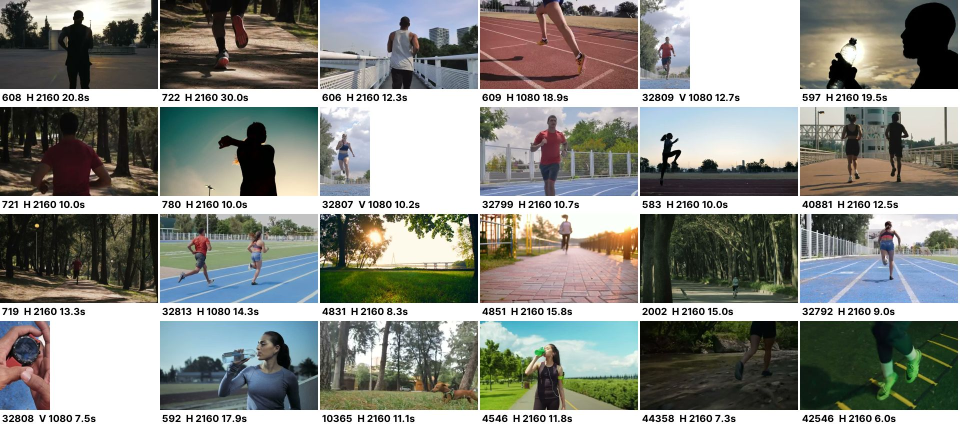
#> input picture tools/reels2/catsheets/sheet_00.jpg, 1920 x 856 px (shown at 1/2 size)
$ python -i reel2.py   (imports and definitions only)
#> lines starting #> are read from the running program, lines starting #| are printed output that depends on the picture
#!/usr/bin/env python3
"""인생준준 tip reel v2 — real footage + documentary lower-third text (style "doc", default) or the old highlight-box look (style "box").

usage: python reel2.py spec.json [--sheet]      full render (needs local clips + music file)
       python reel2.py spec.json --layout out.jpg  text-layout check only (no footage needed; grey stand-in)
  writes spec["out"] (mp4) + spec["cover"] (jpg, hook frame) [+ <out>_sheet.jpg]

In the repo, specs use "clip":"mixkit:<id>" (see tools/reels2/clips.json + catsheets/) and "music":"<key of
tools/reels2/music.json>"; Sejun's PC (post_queue.py) downloads those, fills bpm/music_ss, renders and posts.
Text budget (fits one line at full size): lines ≤ 13 chars, hl ≤ 12 chars, body ≤ 16 chars, max 2 body lines.

spec: {"id","out","cover","bpm":100,
       "music": "music/x.mp3", "music_ss": 0.0,
       "scenes":[
         {"kind":"hook","clip":"clips/608.mp4","ss":1.0,"beats":4,"cx":.5,"cy":.5,
          "kicker":"러닝 상식 체크","lines":["달리기 전 스트레칭,"],"hl":"부상 예방 효과 거의 없음","sub":"26,610명 데이터가 말해요"},
         {"kind":"tip","clip":…,"n":1,"of":4,"lines":["정적 스트레칭"],"hl":"부상 예방 ✕","body":["25개 연구 · 26,610명"],"src":"BJSM 2014"},
         {"kind":"cta","clip":…,"lines":["뛰기 전에 다시 보게"],"hl":"저장해두기","sub":"같이 뛰는 친구한테 보내기"}]}
clip ss = start second inside the source clip; cx/cy = horizontal/vertical crop anchor 0..1.
"""
import json, os, subprocess, sys
import numpy as np
from PIL import Image, ImageDraw, ImageFont, ImageFilter

HERE = os.path.dirname(os.path.abspath(__file__))
W, H, FPS = 1080, 1920, 30
FD = os.environ.get("LJ_FONTS") or next((p for p in (os.path.join(HERE, "fonts"), os.path.join(HERE, "pret", "public", "static"))
                                          if os.path.exists(os.path.join(p, "Pretendard-Black.otf"))), os.path.join(HERE, "fonts"))
LIME = (214, 255, 64, 255); INK = (14, 14, 14, 255); WHITE = (255, 255, 255, 255)
SOFT = (255, 255, 255, 215)


def F(w, s): return ImageFont.truetype(os.path.join(FD, f"Pretendard-{w}.otf"), s)


def run(args):
    r = subprocess.run(args, capture_output=True)
    if r.returncode: sys.exit(r.stderr.decode("utf-8", "ignore")[-2000:])


# ---------- text layers ----------
def shadowed(im, blur=14, op=.62, dy=5):
    a = im.getchannel("A").filter(ImageFilter.GaussianBlur(blur)).point(lambda v: int(v * op))
    sh = Image.new("RGBA", im.size, (0, 0, 0, 0)); sh.putalpha(a)
    out = Image.new("RGBA", im.size, (0, 0, 0, 0)); out.alpha_composite(sh, (0, dy)); out.alpha_composite(im)
    return out


def meas_size(rows, txt): return next(r[2].size for r in rows if r[1] == txt)


# [29 lines left out: function text_block, not called in this run]


# ---------- "doc" style (default since 2026-10-27): documentary lower-third, no boxes ----------
DOC_X, DOC_ROOM = 84, 860          # keep clear of Instagram's right-hand buttons
DOC_BOTTOM = 1590                  # keep clear of Instagram's caption area


def _fit(txt, f, room):
    while f.getlength(txt) > room and f.size > 26: f = f.font_variant(size=f.size - 2)
    return f


# [51 lines left out: functions doc_layers, grad_for, prep_style, not called in this run]


def layers_for(sc):
    if sc.get("_style", "doc") != "box": return doc_layers(sc)
    return box_layers(sc)


# [43 lines left out: functions box_layers, build_base, not called in this run]


def ease(x): x = min(max(x, 0.), 1.); return 1 - (1 - x) ** 3


# [86 lines left out: functions render, sheet, layout, not called in this run]


# [6 lines not run here, left out]

>>> import cv2
>>> picture = cv2.imread('catsheets/sheet_00.jpg', cv2.IMREAD_GRAYSCALE)
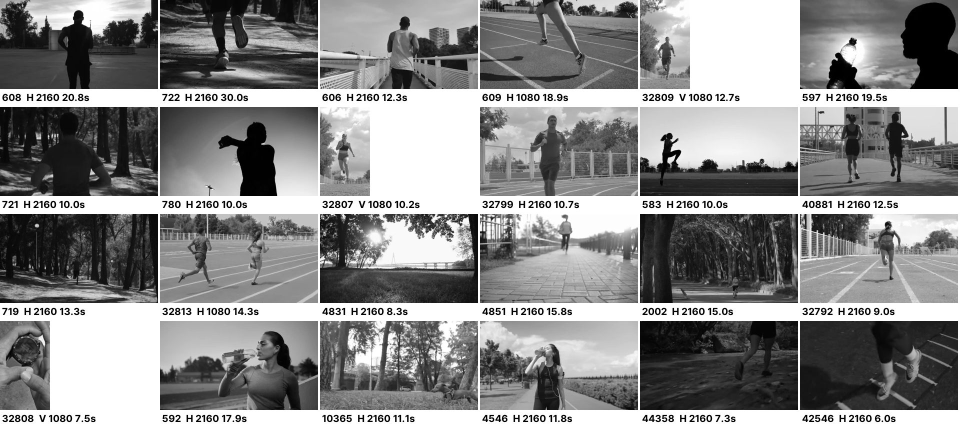
#> picture: shape (856, 1920) (shown at 1/2 size); min 0, max 255, mean 139.3
>>> result = shadowed(picture)
#> (the run stopped early here; a loop or call above may not have finished)

$ run again, on tools/reels2/catsheets/sheet_02.jpg
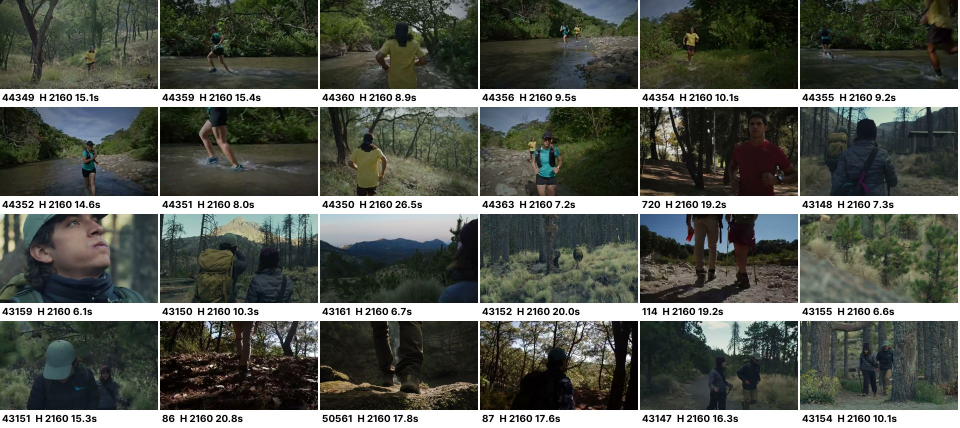
#> input picture tools/reels2/catsheets/sheet_02.jpg, 1920 x 856 px (shown at 1/2 size)
#> `picture = cv2.imread('catsheets/sheet_00.jpg', cv2.IMREAD_GRAYSCALE)`:
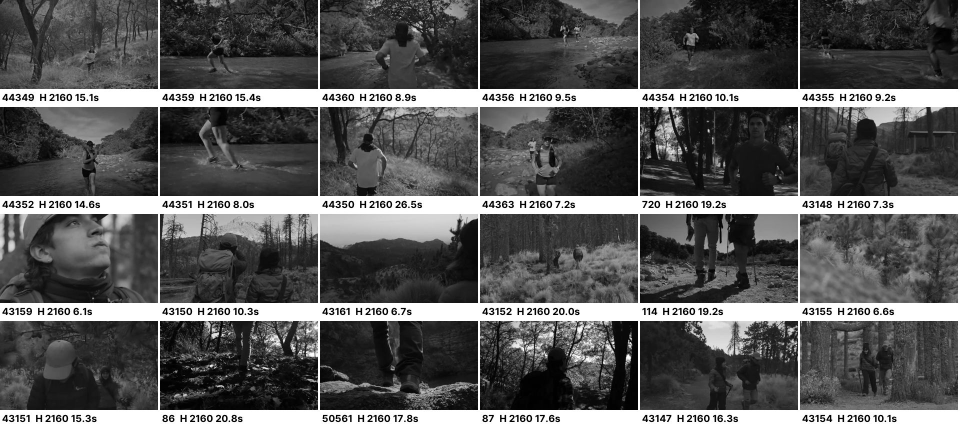
#> picture: shape (856, 1920) (shown at 1/2 size); min 0, max 255, mean 90.6

$ run again, on tools/reels2/catsheets/sheet_03.jpg
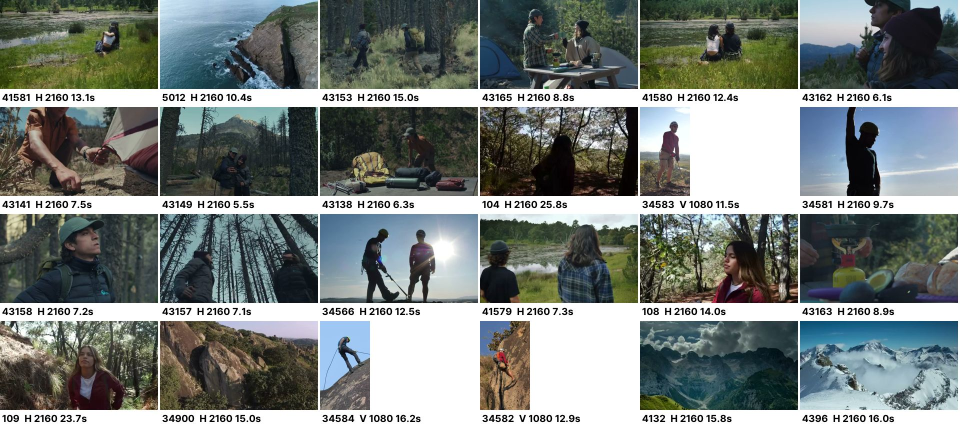
#> input picture tools/reels2/catsheets/sheet_03.jpg, 1920 x 856 px (shown at 1/2 size)
#> `picture = cv2.imread('catsheets/sheet_00.jpg', cv2.IMREAD_GRAYSCALE)`:
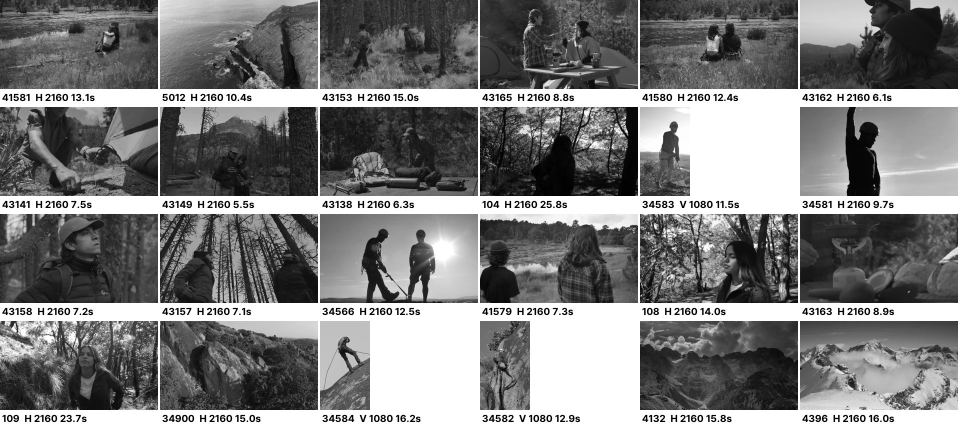
#> picture: shape (856, 1920) (shown at 1/2 size); min 0, max 255, mean 125.5

$ run again, on tools/reels2/catsheets/sheet_04.jpg
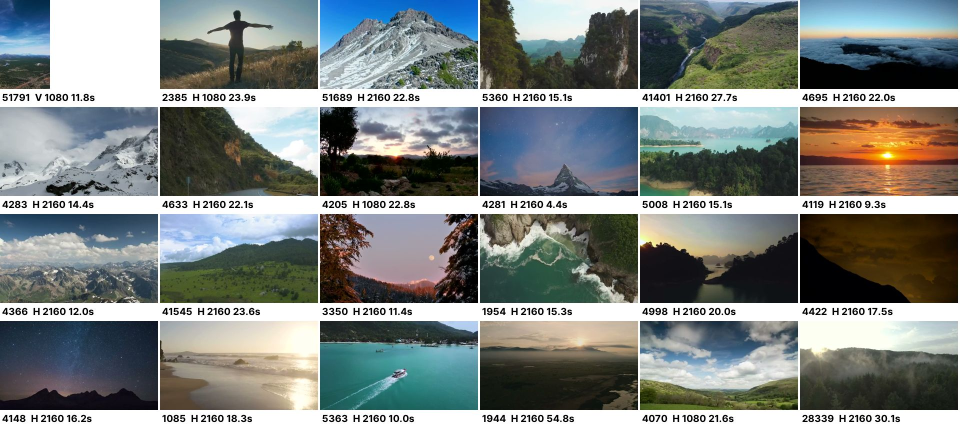
#> input picture tools/reels2/catsheets/sheet_04.jpg, 1920 x 856 px (shown at 1/2 size)
#> `picture = cv2.imread('catsheets/sheet_00.jpg', cv2.IMREAD_GRAYSCALE)`:
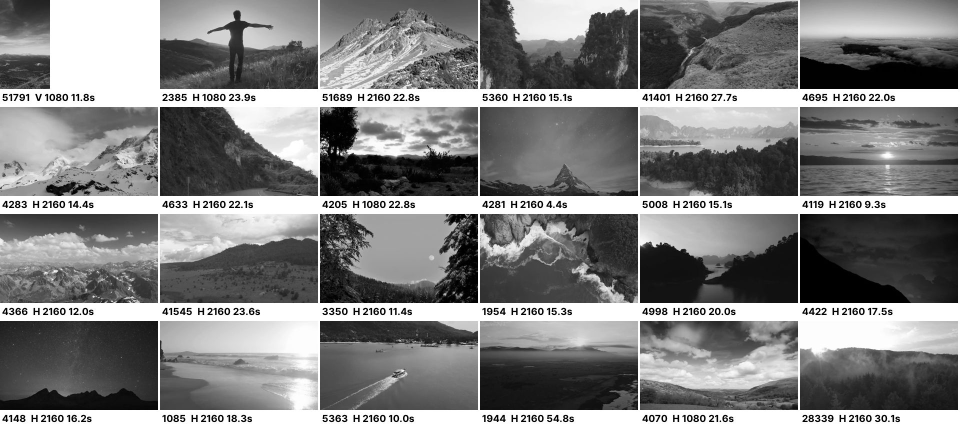
#> picture: shape (856, 1920) (shown at 1/2 size); min 0, max 255, mean 130.6
